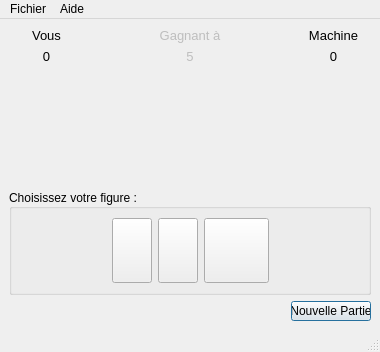
<?xml version="1.0" encoding="UTF-8"?>
<ui version="4.0">
 <class>ChifoumiVue</class>
 <widget class="QMainWindow" name="ChifoumiVue">
  <property name="geometry">
   <rect>
    <x>0</x>
    <y>0</y>
    <width>380</width>
    <height>352</height>
   </rect>
  </property>
  <property name="sizePolicy">
   <sizepolicy hsizetype="Minimum" vsizetype="Preferred">
    <horstretch>0</horstretch>
    <verstretch>0</verstretch>
   </sizepolicy>
  </property>
  <property name="minimumSize">
   <size>
    <width>380</width>
    <height>352</height>
   </size>
  </property>
  <property name="windowTitle">
   <string>MainWindow</string>
  </property>
  <widget class="QWidget" name="centralwidget">
   <layout class="QVBoxLayout" name="verticalLayout">
    <item>
     <layout class="QHBoxLayout" name="horizontalLayout">
      <item>
       <layout class="QVBoxLayout" name="verticalLayoutJoueur">
        <item>
         <widget class="QLabel" name="labelJoueur">
          <property name="sizePolicy">
           <sizepolicy hsizetype="Minimum" vsizetype="Maximum">
            <horstretch>0</horstretch>
            <verstretch>0</verstretch>
           </sizepolicy>
          </property>
          <property name="font">
           <font>
            <pointsize>10</pointsize>
           </font>
          </property>
          <property name="text">
           <string>Vous</string>
          </property>
          <property name="alignment">
           <set>Qt::AlignCenter</set>
          </property>
         </widget>
        </item>
        <item>
         <widget class="QLabel" name="labelScoreJoueur">
          <property name="sizePolicy">
           <sizepolicy hsizetype="Minimum" vsizetype="Maximum">
            <horstretch>0</horstretch>
            <verstretch>0</verstretch>
           </sizepolicy>
          </property>
          <property name="font">
           <font>
            <pointsize>10</pointsize>
           </font>
          </property>
          <property name="text">
           <string>0</string>
          </property>
          <property name="alignment">
           <set>Qt::AlignCenter</set>
          </property>
         </widget>
        </item>
        <item>
         <widget class="QLabel" name="labelFigureJoueur">
          <property name="sizePolicy">
           <sizepolicy hsizetype="Minimum" vsizetype="Maximum">
            <horstretch>0</horstretch>
            <verstretch>0</verstretch>
           </sizepolicy>
          </property>
          <property name="minimumSize">
           <size>
            <width>75</width>
            <height>75</height>
           </size>
          </property>
          <property name="maximumSize">
           <size>
            <width>75</width>
            <height>75</height>
           </size>
          </property>
          <property name="text">
           <string/>
          </property>
          <property name="pixmap">
           <pixmap resource="images.qrc">:/images/images/rien_115.png</pixmap>
          </property>
          <property name="scaledContents">
           <bool>true</bool>
          </property>
          <property name="alignment">
           <set>Qt::AlignJustify|Qt::AlignTop</set>
          </property>
         </widget>
        </item>
       </layout>
      </item>
      <item>
       <spacer name="horizontalSpacer">
        <property name="orientation">
         <enum>Qt::Horizontal</enum>
        </property>
        <property name="sizeHint" stdset="0">
         <size>
          <width>40</width>
          <height>20</height>
         </size>
        </property>
       </spacer>
      </item>
      <item>
       <layout class="QVBoxLayout" name="verticalLayoutVersus">
        <item>
         <widget class="QLabel" name="labelVictoire">
          <property name="enabled">
           <bool>false</bool>
          </property>
          <property name="sizePolicy">
           <sizepolicy hsizetype="Minimum" vsizetype="Maximum">
            <horstretch>0</horstretch>
            <verstretch>0</verstretch>
           </sizepolicy>
          </property>
          <property name="font">
           <font>
            <pointsize>10</pointsize>
           </font>
          </property>
          <property name="text">
           <string>Gagnant à</string>
          </property>
          <property name="alignment">
           <set>Qt::AlignCenter</set>
          </property>
         </widget>
        </item>
        <item>
         <widget class="QLabel" name="labelScoreVainqueur">
          <property name="enabled">
           <bool>false</bool>
          </property>
          <property name="sizePolicy">
           <sizepolicy hsizetype="Minimum" vsizetype="Maximum">
            <horstretch>0</horstretch>
            <verstretch>0</verstretch>
           </sizepolicy>
          </property>
          <property name="font">
           <font>
            <pointsize>10</pointsize>
           </font>
          </property>
          <property name="text">
           <string>5</string>
          </property>
          <property name="alignment">
           <set>Qt::AlignCenter</set>
          </property>
         </widget>
        </item>
        <item alignment="Qt::AlignHCenter|Qt::AlignBottom">
         <widget class="QLabel" name="label">
          <property name="sizePolicy">
           <sizepolicy hsizetype="Minimum" vsizetype="Maximum">
            <horstretch>0</horstretch>
            <verstretch>0</verstretch>
           </sizepolicy>
          </property>
          <property name="maximumSize">
           <size>
            <width>55</width>
            <height>55</height>
           </size>
          </property>
          <property name="text">
           <string/>
          </property>
          <property name="pixmap">
           <pixmap resource="images.qrc">:/images/images/versus_70.png</pixmap>
          </property>
          <property name="scaledContents">
           <bool>true</bool>
          </property>
          <property name="alignment">
           <set>Qt::AlignLeading|Qt::AlignLeft|Qt::AlignVCenter</set>
          </property>
         </widget>
        </item>
       </layout>
      </item>
      <item>
       <spacer name="horizontalSpacer_2">
        <property name="orientation">
         <enum>Qt::Horizontal</enum>
        </property>
        <property name="sizeHint" stdset="0">
         <size>
          <width>40</width>
          <height>20</height>
         </size>
        </property>
       </spacer>
      </item>
      <item>
       <layout class="QVBoxLayout" name="verticalLayoutMachine">
        <item>
         <widget class="QLabel" name="labelMachine">
          <property name="sizePolicy">
           <sizepolicy hsizetype="Minimum" vsizetype="Maximum">
            <horstretch>0</horstretch>
            <verstretch>0</verstretch>
           </sizepolicy>
          </property>
          <property name="font">
           <font>
            <pointsize>10</pointsize>
           </font>
          </property>
          <property name="text">
           <string>Machine</string>
          </property>
          <property name="alignment">
           <set>Qt::AlignCenter</set>
          </property>
         </widget>
        </item>
        <item>
         <widget class="QLabel" name="labelScoreMachine">
          <property name="sizePolicy">
           <sizepolicy hsizetype="Minimum" vsizetype="Maximum">
            <horstretch>0</horstretch>
            <verstretch>0</verstretch>
           </sizepolicy>
          </property>
          <property name="font">
           <font>
            <pointsize>10</pointsize>
           </font>
          </property>
          <property name="text">
           <string>0</string>
          </property>
          <property name="alignment">
           <set>Qt::AlignCenter</set>
          </property>
         </widget>
        </item>
        <item>
         <widget class="QLabel" name="labelFigureMachine">
          <property name="sizePolicy">
           <sizepolicy hsizetype="Minimum" vsizetype="Maximum">
            <horstretch>0</horstretch>
            <verstretch>0</verstretch>
           </sizepolicy>
          </property>
          <property name="minimumSize">
           <size>
            <width>75</width>
            <height>75</height>
           </size>
          </property>
          <property name="maximumSize">
           <size>
            <width>75</width>
            <height>75</height>
           </size>
          </property>
          <property name="text">
           <string/>
          </property>
          <property name="pixmap">
           <pixmap resource="images.qrc">:/images/images/rien_115.png</pixmap>
          </property>
          <property name="scaledContents">
           <bool>true</bool>
          </property>
          <property name="alignment">
           <set>Qt::AlignJustify|Qt::AlignTop</set>
          </property>
         </widget>
        </item>
       </layout>
      </item>
     </layout>
    </item>
    <item>
     <spacer name="verticalSpacer">
      <property name="orientation">
       <enum>Qt::Vertical</enum>
      </property>
      <property name="sizeHint" stdset="0">
       <size>
        <width>20</width>
        <height>39</height>
       </size>
      </property>
     </spacer>
    </item>
    <item>
     <widget class="QGroupBox" name="groupBox">
      <property name="enabled">
       <bool>true</bool>
      </property>
      <property name="sizePolicy">
       <sizepolicy hsizetype="Minimum" vsizetype="Minimum">
        <horstretch>0</horstretch>
        <verstretch>0</verstretch>
       </sizepolicy>
      </property>
      <property name="minimumSize">
       <size>
        <width>0</width>
        <height>90</height>
       </size>
      </property>
      <property name="title">
       <string>Choisissez votre figure :</string>
      </property>
      <property name="alignment">
       <set>Qt::AlignLeading|Qt::AlignLeft|Qt::AlignVCenter</set>
      </property>
      <layout class="QHBoxLayout" name="horizontalLayout_2">
       <item>
        <spacer name="horizontalSpacer_3">
         <property name="orientation">
          <enum>Qt::Horizontal</enum>
         </property>
         <property name="sizeHint" stdset="0">
          <size>
           <width>59</width>
           <height>20</height>
          </size>
         </property>
        </spacer>
       </item>
       <item>
        <widget class="QPushButton" name="pushButtonPierre">
         <property name="enabled">
          <bool>true</bool>
         </property>
         <property name="maximumSize">
          <size>
           <width>65</width>
           <height>65</height>
          </size>
         </property>
         <property name="text">
          <string/>
         </property>
         <property name="icon">
          <iconset resource="images.qrc">
           <normaloff>:/images/images/pierre_115.png</normaloff>:/images/images/pierre_115.png</iconset>
         </property>
         <property name="iconSize">
          <size>
           <width>65</width>
           <height>65</height>
          </size>
         </property>
        </widget>
       </item>
       <item>
        <widget class="QPushButton" name="pushButtonPapier">
         <property name="enabled">
          <bool>true</bool>
         </property>
         <property name="maximumSize">
          <size>
           <width>65</width>
           <height>65</height>
          </size>
         </property>
         <property name="text">
          <string/>
         </property>
         <property name="icon">
          <iconset resource="images.qrc">
           <normaloff>:/images/images/papier_115.png</normaloff>:/images/images/papier_115.png</iconset>
         </property>
         <property name="iconSize">
          <size>
           <width>65</width>
           <height>65</height>
          </size>
         </property>
        </widget>
       </item>
       <item>
        <widget class="QPushButton" name="pushButtonCiseau">
         <property name="enabled">
          <bool>true</bool>
         </property>
         <property name="sizePolicy">
          <sizepolicy hsizetype="Minimum" vsizetype="Maximum">
           <horstretch>0</horstretch>
           <verstretch>0</verstretch>
          </sizepolicy>
         </property>
         <property name="minimumSize">
          <size>
           <width>65</width>
           <height>65</height>
          </size>
         </property>
         <property name="maximumSize">
          <size>
           <width>65</width>
           <height>65</height>
          </size>
         </property>
         <property name="text">
          <string/>
         </property>
         <property name="icon">
          <iconset resource="images.qrc">
           <normaloff>:/images/images/ciseau_115.png</normaloff>:/images/images/ciseau_115.png</iconset>
         </property>
         <property name="iconSize">
          <size>
           <width>65</width>
           <height>65</height>
          </size>
         </property>
        </widget>
       </item>
       <item>
        <spacer name="horizontalSpacer_4">
         <property name="orientation">
          <enum>Qt::Horizontal</enum>
         </property>
         <property name="sizeHint" stdset="0">
          <size>
           <width>58</width>
           <height>20</height>
          </size>
         </property>
        </spacer>
       </item>
      </layout>
     </widget>
    </item>
    <item alignment="Qt::AlignRight">
     <widget class="QPushButton" name="pushButtonNouvellePartie">
      <property name="maximumSize">
       <size>
        <width>80</width>
        <height>20</height>
       </size>
      </property>
      <property name="text">
       <string>Nouvelle Partie</string>
      </property>
      <property name="default">
       <bool>true</bool>
      </property>
     </widget>
    </item>
   </layout>
  </widget>
  <widget class="QMenuBar" name="menubar">
   <property name="geometry">
    <rect>
     <x>0</x>
     <y>0</y>
     <width>380</width>
     <height>21</height>
    </rect>
   </property>
   <widget class="QMenu" name="menuFichier">
    <property name="title">
     <string>Fichier</string>
    </property>
    <addaction name="actionQuitter"/>
   </widget>
   <widget class="QMenu" name="menuAide">
    <property name="title">
     <string>Aide</string>
    </property>
    <addaction name="actionAProposDe"/>
   </widget>
   <addaction name="menuFichier"/>
   <addaction name="menuAide"/>
  </widget>
  <widget class="QStatusBar" name="statusbar"/>
  <action name="actionQuitter">
   <property name="text">
    <string>Quitter</string>
   </property>
   <property name="shortcut">
    <string>Ctrl+Q</string>
   </property>
  </action>
  <action name="actionAProposDe">
   <property name="text">
    <string>A Propos De</string>
   </property>
   <property name="shortcut">
    <string>Ctrl+A</string>
   </property>
  </action>
 </widget>
 <resources>
  <include location="images.qrc"/>
 </resources>
 <connections/>
</ui>
